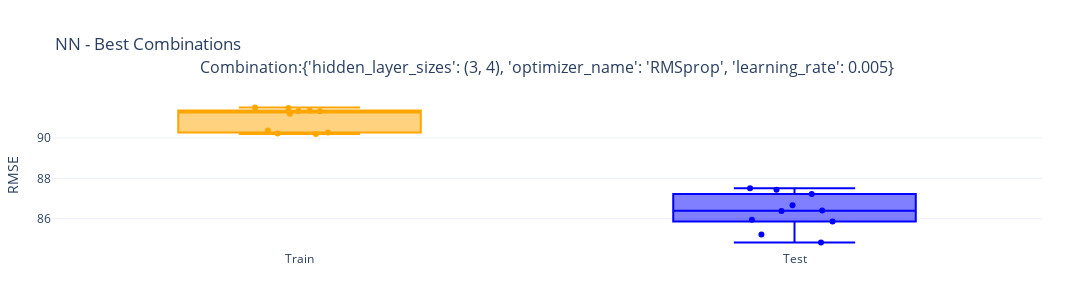

Write notebook code for a chart like this one.
### Markdown cell above
## Visualizations

### Code cell
train_test_best_combs(model_name=MODEL_NAME)

### Figure 1 — Plotly figure (JSON) as saved in the notebook; plotly's stock layout.template omitted (floating-point values rounded to 4 significant figures)
{"data": [{"boxpoints": "all", "jitter": 0.5, "line": {"color": "orange"}, "name": "Train", "pointpos": 0, "type": "box", "xaxis": "x", "y": [91.21, 91.51, 91.36, 91.33, 91.32, 91.48, 90.27, 90.22, 90.37, 90.2], "yaxis": "y"}, {"boxpoints": "all", "jitter": 0.5, "line": {"color": "blue"}, "name": "Test", "pointpos": 0, "type": "box", "xaxis": "x", "y": [87.51, 84.83, 85.95, 86.42, 86.38, 85.22, 86.67, 87.23, 85.87, 87.44], "yaxis": "y"}], "layout": {"annotations": [{"font": {"size": 16}, "showarrow": false, "text": "Combination:{'hidden_layer_sizes': (3, 4), 'optimizer_name': 'RMSprop', 'learning_rate': 0.005}", "x": 0.5, "xanchor": "center", "xref": "paper", "y": 1, "yanchor": "bottom", "yref": "paper", "yshift": 20}], "height": 300, "margin": {"b": 50, "l": 50, "r": 50, "t": 100}, "showlegend": false, "title": {"text": "NN - Best Combinations"}, "width": 1100, "xaxis": {"anchor": "y", "domain": [0, 1]}, "yaxis": {"anchor": "x", "domain": [0, 1], "range": [0, null], "showgrid": true, "title": {"text": "RMSE"}}}}
